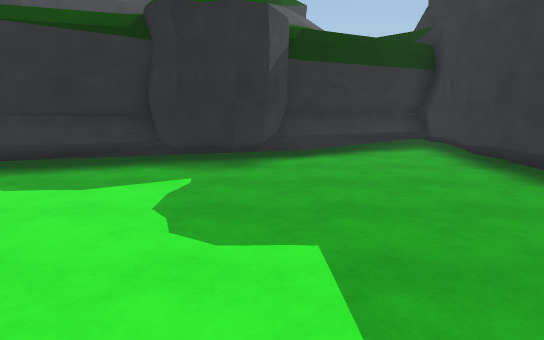
View 1 (above)

17 first-person views from a walk through a scene from a Unity 3-D project. The camera is 1.5 m above the floor, tilts 10° down and sees 75° across. The floor is counted in squares, 1 m on a side. Each view is taken from the middle of a square. On the plan, view 1 faces up. The plan holds only what a view shows up to about 16 squares ahead; the rest is blank. The place goes on beyond the plan. The player character is not drawn.

View 2
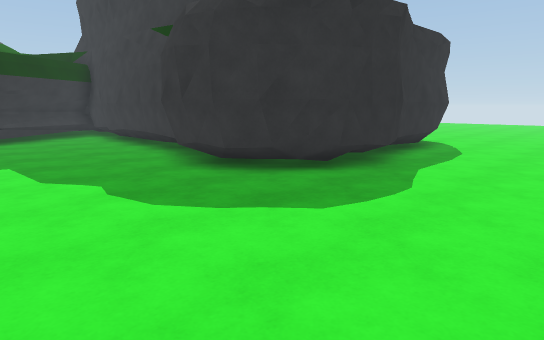

View 3
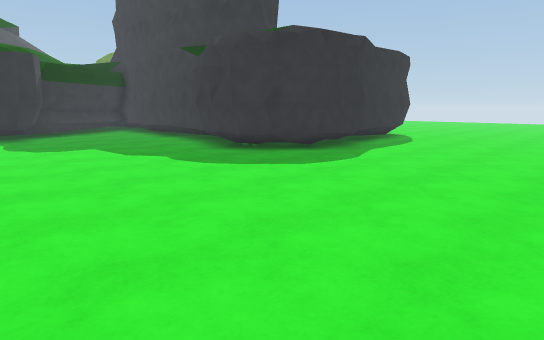

View 4
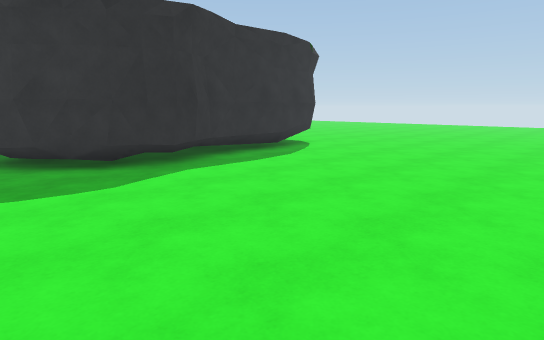

View 5
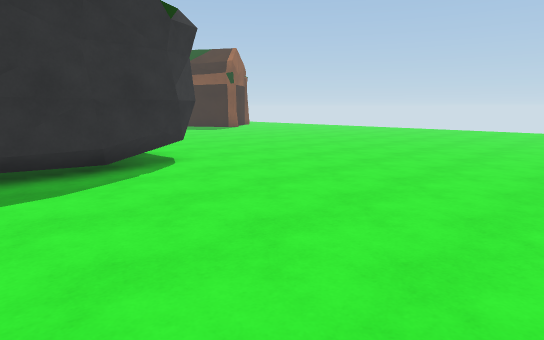

View 6
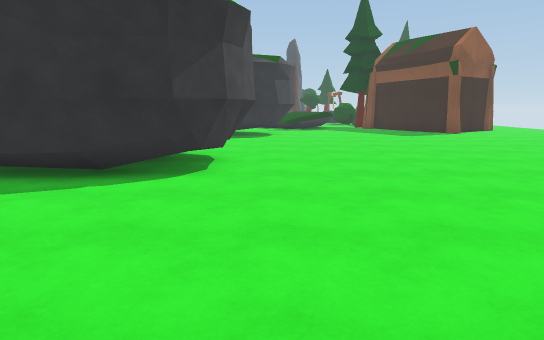

View 7
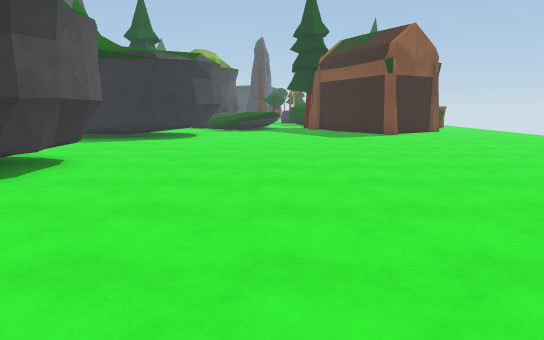

View 8
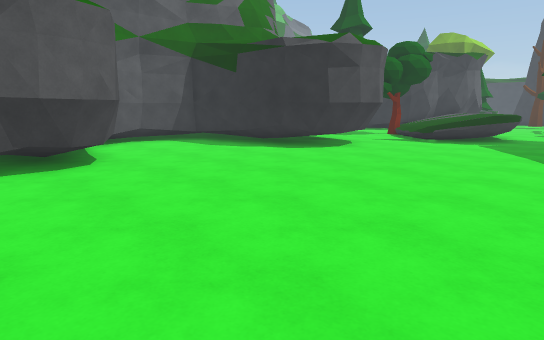

View 9
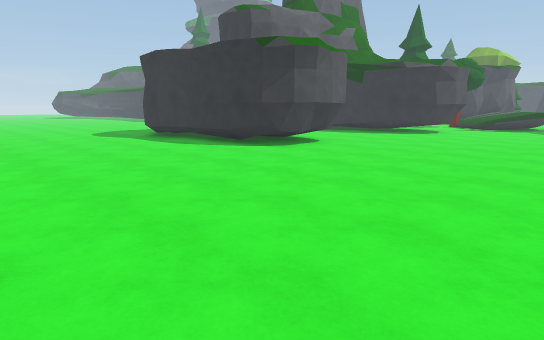

View 10
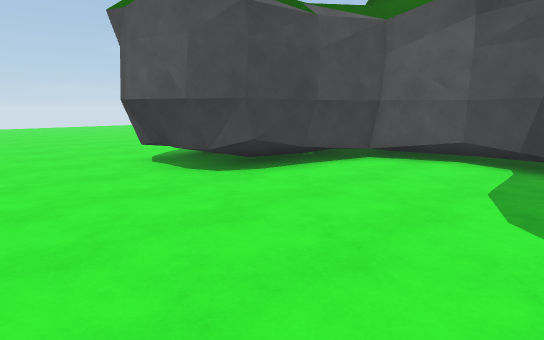

View 11
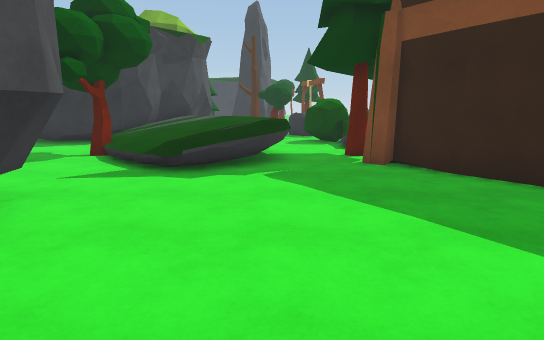

View 12
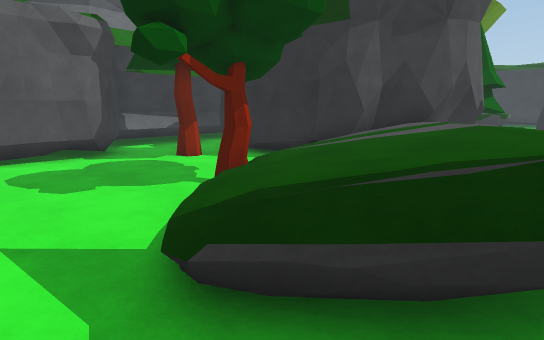

View 13
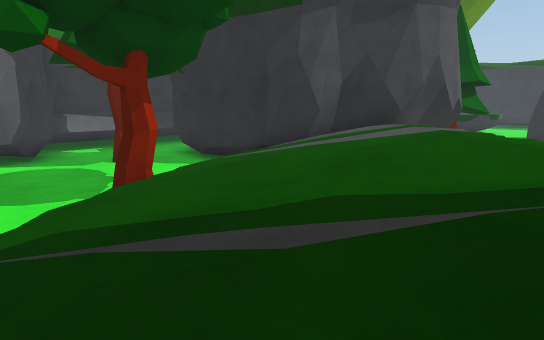

View 14
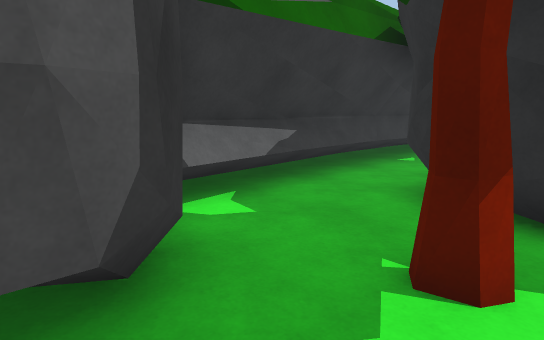

View 15
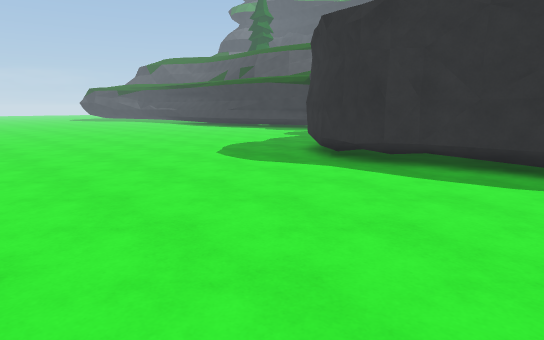

View 16
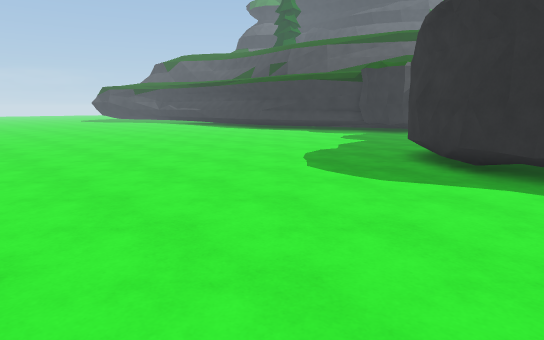

View 17
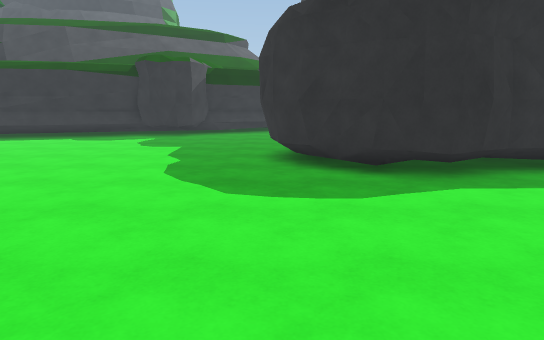

### Floor plan
Key: @ floor where view 1 was taken; # wall or solid block; . main floor; : floor 1 m higher than the main floor; + floor 1.25 m higher than the main floor; / step, stairs or slope; = window, fence, low wall or low ledge; T tree; C cabin; O other object.
Columns run from 4 left of view 1 to 25 right of it. Each row starts with its distance up from view 1.
 25                      #
 24            ###      ##
 23            #.##    ##/+   .OO
 22            #..######//:+ ..OO
 21            #.......////:=.../
 20            ##..T...////:: ../
 19            ###.....////::+..
 18              ##....T/////+..T
 17               #...../////=..#C
 16               #......///=...C#
 15               #..............#
 14                      .........
 13         #             ........
 12       ####           ##.......
 11     ###..##          ##......
 10  ####....#          ###......
  9 #####....#     ######........
  8 ..##.....#    ##..............
  7 .........#    #...............
  6 .........#    #...............
  5 .........#    #...............
  4 .........#    ###.............
  3 .........#     #####..........
  2 ........##         ##.........
  1 ........#          ##.........
  0 ....@...##         ##.........
 -1 .........##      ####.........
 -2 ..........#########...........
 -3 ..............................
 -4 ..............................
 -5 ..............................
 -6 ..............................
 -7 ..............................
 -8 ..............................
 -9 .............................
-10 . ..........................
-11        ........  .      ...  .

Positions as (right, up) in squares from view 1, and headings:
1: (0, 0), facing up
2: (-1, -7), facing up-right
3: (-4, -10), facing up-right
4: (3, -11), facing up-right
5: (10, -10), facing up-right
6: (17, -9), facing up
7: (21, -8), facing up
8: (25, -1), facing up-left
9: (25, -11), facing up-left
10: (20, 9), facing down-left
11: (21, 7), facing up
12: (21, 14), facing up-left
13: (21, 16), facing up-left
14: (12, 17), facing up-left
15: (13, -11), facing up-left
16: (9, -11), facing up-left
17: (4, -10), facing up
